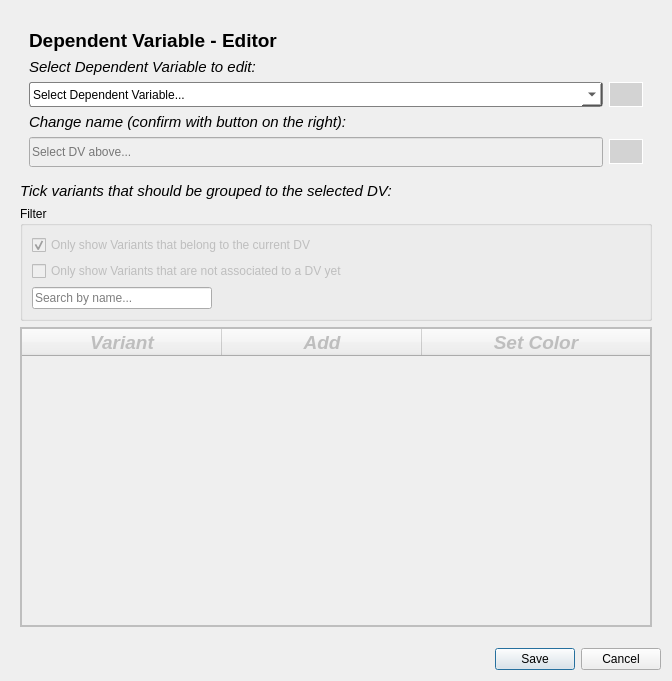
<?xml version="1.0" encoding="UTF-8"?>
<ui version="4.0">
 <class>DVEditorDialog</class>
 <widget class="QDialog" name="DVEditorDialog">
  <property name="geometry">
   <rect>
    <x>0</x>
    <y>0</y>
    <width>640</width>
    <height>681</height>
   </rect>
  </property>
  <property name="sizePolicy">
   <sizepolicy hsizetype="MinimumExpanding" vsizetype="Preferred">
    <horstretch>0</horstretch>
    <verstretch>0</verstretch>
   </sizepolicy>
  </property>
  <property name="windowTitle">
   <string>Dialog</string>
  </property>
  <layout class="QVBoxLayout" name="verticalLayout">
   <item alignment="Qt::AlignTop">
    <widget class="QWidget" name="widget" native="true">
     <layout class="QVBoxLayout" name="verticalLayout_3">
      <item>
       <widget class="QWidget" name="widget_2" native="true">
        <property name="sizePolicy">
         <sizepolicy hsizetype="Preferred" vsizetype="Preferred">
          <horstretch>0</horstretch>
          <verstretch>0</verstretch>
         </sizepolicy>
        </property>
        <layout class="QGridLayout" name="gridLayout">
         <item row="0" column="0" alignment="Qt::AlignTop">
          <widget class="QLabel" name="label_header">
           <property name="font">
            <font>
             <pointsize>14</pointsize>
             <bold>true</bold>
            </font>
           </property>
           <property name="text">
            <string>Dependent Variable - Editor</string>
           </property>
          </widget>
         </item>
         <item row="2" column="0" alignment="Qt::AlignTop">
          <widget class="QComboBox" name="comboBox_selectdv">
           <property name="sizePolicy">
            <sizepolicy hsizetype="Preferred" vsizetype="Fixed">
             <horstretch>0</horstretch>
             <verstretch>0</verstretch>
            </sizepolicy>
           </property>
           <property name="minimumSize">
            <size>
             <width>119</width>
             <height>25</height>
            </size>
           </property>
           <property name="styleSheet">
            <string notr="true">QComboBox {
    background-color: white;
    border: 1px solid gray;
    border-radius: 3px;
    padding: 1px 18px 1px 3px;
    min-width: 6em;
}

QComboBox::drop-down {
    subcontrol-origin: padding;
    subcontrol-position: top right;
    width: 20px;
}
</string>
           </property>
           <property name="currentText">
            <string/>
           </property>
           <property name="insertPolicy">
            <enum>QComboBox::InsertAlphabetically</enum>
           </property>
           <property name="placeholderText">
            <string>Select Dependent Variable...</string>
           </property>
          </widget>
         </item>
         <item row="1" column="0" colspan="2" alignment="Qt::AlignTop">
          <widget class="QLabel" name="label_selectdv">
           <property name="font">
            <font>
             <pointsize>11</pointsize>
             <italic>true</italic>
            </font>
           </property>
           <property name="text">
            <string>Select Dependent Variable to edit:</string>
           </property>
          </widget>
         </item>
         <item row="2" column="1">
          <widget class="QPushButton" name="btn_delete_dv">
           <property name="enabled">
            <bool>false</bool>
           </property>
           <property name="sizePolicy">
            <sizepolicy hsizetype="Maximum" vsizetype="Fixed">
             <horstretch>0</horstretch>
             <verstretch>0</verstretch>
            </sizepolicy>
           </property>
           <property name="minimumSize">
            <size>
             <width>25</width>
             <height>25</height>
            </size>
           </property>
           <property name="styleSheet">
            <string notr="true">QPushButton {
    background-color: lightgrey;
    border: 1px solid white;
	color: white;
}

QPushButton:hover {
    background-color: lightgrey;
    color: dark grey; 
	text-decoration: underline;
}

QPushButton:pressed {
    background-color: white;
}

QPushButton:focus {
    border: 1px solid white;
}

QPushButton::menu-indicator {
    image: none;
}</string>
           </property>
           <property name="text">
            <string/>
           </property>
           <property name="icon">
            <iconset resource="resources.qrc">
             <normaloff>:/images/images/trash_icon.png</normaloff>:/images/images/trash_icon.png</iconset>
           </property>
          </widget>
         </item>
         <item row="3" column="0" colspan="2">
          <layout class="QHBoxLayout" name="horizontalLayout">
           <item alignment="Qt::AlignTop">
            <widget class="QLabel" name="label_dvname">
             <property name="sizePolicy">
              <sizepolicy hsizetype="Preferred" vsizetype="Maximum">
               <horstretch>0</horstretch>
               <verstretch>0</verstretch>
              </sizepolicy>
             </property>
             <property name="font">
              <font>
               <pointsize>11</pointsize>
               <italic>true</italic>
              </font>
             </property>
             <property name="text">
              <string>Change name (confirm with button on the right):</string>
             </property>
            </widget>
           </item>
           <item alignment="Qt::AlignRight">
            <widget class="QLabel" name="label_variableinputwarning">
             <property name="font">
              <font>
               <pointsize>10</pointsize>
               <bold>true</bold>
              </font>
             </property>
             <property name="styleSheet">
              <string notr="true">QLabel{color:red;}</string>
             </property>
             <property name="text">
              <string/>
             </property>
            </widget>
           </item>
          </layout>
         </item>
         <item row="4" column="0" colspan="2">
          <layout class="QHBoxLayout" name="horizontalLayout_2">
           <item alignment="Qt::AlignTop">
            <widget class="QLineEdit" name="lineEdit_nameinput">
             <property name="enabled">
              <bool>false</bool>
             </property>
             <property name="sizePolicy">
              <sizepolicy hsizetype="Minimum" vsizetype="Fixed">
               <horstretch>0</horstretch>
               <verstretch>0</verstretch>
              </sizepolicy>
             </property>
             <property name="minimumSize">
              <size>
               <width>0</width>
               <height>30</height>
              </size>
             </property>
             <property name="placeholderText">
              <string>Select DV above...</string>
             </property>
            </widget>
           </item>
           <item>
            <widget class="QPushButton" name="btn_editconfirm">
             <property name="enabled">
              <bool>false</bool>
             </property>
             <property name="sizePolicy">
              <sizepolicy hsizetype="Maximum" vsizetype="Fixed">
               <horstretch>0</horstretch>
               <verstretch>0</verstretch>
              </sizepolicy>
             </property>
             <property name="minimumSize">
              <size>
               <width>25</width>
               <height>25</height>
              </size>
             </property>
             <property name="toolTip">
              <string>&lt;html&gt;&lt;head/&gt;&lt;body&gt;&lt;p&gt;Confirm changes&lt;/p&gt;&lt;/body&gt;&lt;/html&gt;</string>
             </property>
             <property name="styleSheet">
              <string notr="true">QPushButton {
    background-color: lightgrey;
    border: 1px solid white;
	color: white;
}

QPushButton:hover {
    background-color: lightgrey;
    color: dark grey; 
	text-decoration: underline;
}

QPushButton:pressed {
    background-color: white;
}

QPushButton:focus {
    border: 1px solid white;
}

QPushButton::menu-indicator {
    image: none;
}</string>
             </property>
             <property name="text">
              <string/>
             </property>
             <property name="icon">
              <iconset resource="resources.qrc">
               <normaloff>:/images/images/checked_icon.png</normaloff>:/images/images/checked_icon.png</iconset>
             </property>
            </widget>
           </item>
          </layout>
         </item>
        </layout>
       </widget>
      </item>
      <item>
       <widget class="QLabel" name="label">
        <property name="font">
         <font>
          <pointsize>11</pointsize>
          <italic>true</italic>
         </font>
        </property>
        <property name="text">
         <string>Tick variants that should be grouped to the selected DV:</string>
        </property>
       </widget>
      </item>
      <item>
       <widget class="QGroupBox" name="groupBox_filter">
        <property name="title">
         <string>Filter</string>
        </property>
        <layout class="QVBoxLayout" name="verticalLayout_2">
         <item alignment="Qt::AlignTop">
          <widget class="QCheckBox" name="checkBox_showonlycurrentvariants">
           <property name="enabled">
            <bool>false</bool>
           </property>
           <property name="text">
            <string>Only show Variants that belong to the current DV</string>
           </property>
           <property name="checked">
            <bool>true</bool>
           </property>
          </widget>
         </item>
         <item alignment="Qt::AlignTop">
          <widget class="QCheckBox" name="checkBox_unassociated_dvs">
           <property name="enabled">
            <bool>false</bool>
           </property>
           <property name="text">
            <string>Only show Variants that are not associated to a DV yet</string>
           </property>
           <property name="checked">
            <bool>false</bool>
           </property>
          </widget>
         </item>
         <item>
          <widget class="QLineEdit" name="lineEdit_searchvariants">
           <property name="sizePolicy">
            <sizepolicy hsizetype="Fixed" vsizetype="Fixed">
             <horstretch>0</horstretch>
             <verstretch>0</verstretch>
            </sizepolicy>
           </property>
           <property name="minimumSize">
            <size>
             <width>180</width>
             <height>0</height>
            </size>
           </property>
           <property name="frame">
            <bool>true</bool>
           </property>
           <property name="placeholderText">
            <string>Search by name...</string>
           </property>
          </widget>
         </item>
        </layout>
       </widget>
      </item>
      <item>
       <widget class="QTableWidget" name="tableWidget_dialog_dvaddvariants">
        <property name="enabled">
         <bool>false</bool>
        </property>
        <property name="sizePolicy">
         <sizepolicy hsizetype="MinimumExpanding" vsizetype="Fixed">
          <horstretch>0</horstretch>
          <verstretch>0</verstretch>
         </sizepolicy>
        </property>
        <property name="minimumSize">
         <size>
          <width>0</width>
          <height>300</height>
         </size>
        </property>
        <property name="maximumSize">
         <size>
          <width>16777215</width>
          <height>400</height>
         </size>
        </property>
        <property name="layoutDirection">
         <enum>Qt::LeftToRight</enum>
        </property>
        <property name="styleSheet">
         <string notr="true">QAbstractItemView::indicator{
	width: 20px;
	height: 20px;
	margin-left: 20px;
}

QAbstractItemView::indicator:checked {
    /* Adjust the appearance of the checked indicator */
    image: url(:/images/images/checked_icon.png) /* Specify a custom image if desired */
}

QAbstractItemView::indicator:unchecked {
    /* Adjust the appearance of the unchecked indicator */
    image: url(:/images/images/unchecked_icon.png); /* Specify a custom image if desired */
}

QTableWidget {
    font-size: 12pt; /* Set the font size */
    font-weight: bold; /* Set the font weight */
}


QAbstractItemView::indicator:hover {
    /* Adjust the appearance of the hover indicator */
    background-color: lightgray; /* Example: change background color when hovering */
}

QAbstractItemView::indicator:checked:hover {
    /* Adjust the appearance of the checked checkbox when hovering */
    background-color: rgb(255, 166, 167); /* Example: change background color of checked checkbox when hovering */

}

QAbstractItemView::indicator:unchecked:hover {
    /* Adjust the appearance of the unchecked checkbox when hovering */
    background-color: lightgreen; /* Example: change background color of unchecked checkbox when hovering */
}

</string>
        </property>
        <property name="frameShape">
         <enum>QFrame::Box</enum>
        </property>
        <property name="frameShadow">
         <enum>QFrame::Plain</enum>
        </property>
        <property name="lineWidth">
         <number>2</number>
        </property>
        <property name="midLineWidth">
         <number>2</number>
        </property>
        <property name="verticalScrollBarPolicy">
         <enum>Qt::ScrollBarAsNeeded</enum>
        </property>
        <property name="horizontalScrollBarPolicy">
         <enum>Qt::ScrollBarAlwaysOff</enum>
        </property>
        <property name="sizeAdjustPolicy">
         <enum>QAbstractScrollArea::AdjustToContentsOnFirstShow</enum>
        </property>
        <property name="editTriggers">
         <set>QAbstractItemView::NoEditTriggers</set>
        </property>
        <property name="dragEnabled">
         <bool>true</bool>
        </property>
        <property name="alternatingRowColors">
         <bool>true</bool>
        </property>
        <property name="selectionMode">
         <enum>QAbstractItemView::NoSelection</enum>
        </property>
        <property name="showGrid">
         <bool>false</bool>
        </property>
        <property name="gridStyle">
         <enum>Qt::NoPen</enum>
        </property>
        <property name="sortingEnabled">
         <bool>true</bool>
        </property>
        <property name="wordWrap">
         <bool>true</bool>
        </property>
        <property name="cornerButtonEnabled">
         <bool>false</bool>
        </property>
        <property name="rowCount">
         <number>0</number>
        </property>
        <attribute name="horizontalHeaderVisible">
         <bool>true</bool>
        </attribute>
        <attribute name="horizontalHeaderCascadingSectionResizes">
         <bool>false</bool>
        </attribute>
        <attribute name="horizontalHeaderMinimumSectionSize">
         <number>0</number>
        </attribute>
        <attribute name="horizontalHeaderDefaultSectionSize">
         <number>200</number>
        </attribute>
        <attribute name="horizontalHeaderShowSortIndicator" stdset="0">
         <bool>true</bool>
        </attribute>
        <attribute name="horizontalHeaderStretchLastSection">
         <bool>true</bool>
        </attribute>
        <attribute name="verticalHeaderVisible">
         <bool>false</bool>
        </attribute>
        <attribute name="verticalHeaderDefaultSectionSize">
         <number>40</number>
        </attribute>
        <column>
         <property name="text">
          <string>Variant</string>
         </property>
         <property name="font">
          <font>
           <pointsize>14</pointsize>
           <italic>true</italic>
           <bold>true</bold>
          </font>
         </property>
        </column>
        <column>
         <property name="text">
          <string>Add</string>
         </property>
         <property name="font">
          <font>
           <pointsize>14</pointsize>
           <italic>true</italic>
           <bold>true</bold>
           <underline>false</underline>
          </font>
         </property>
        </column>
        <column>
         <property name="text">
          <string>Set Color</string>
         </property>
         <property name="font">
          <font>
           <pointsize>14</pointsize>
           <italic>true</italic>
           <bold>true</bold>
          </font>
         </property>
        </column>
       </widget>
      </item>
     </layout>
    </widget>
   </item>
   <item>
    <widget class="QDialogButtonBox" name="buttonBox">
     <property name="orientation">
      <enum>Qt::Horizontal</enum>
     </property>
     <property name="standardButtons">
      <set>QDialogButtonBox::Cancel|QDialogButtonBox::Save</set>
     </property>
    </widget>
   </item>
  </layout>
 </widget>
 <resources>
  <include location="resources.qrc"/>
 </resources>
 <connections>
  <connection>
   <sender>buttonBox</sender>
   <signal>rejected()</signal>
   <receiver>DVEditorDialog</receiver>
   <slot>reject()</slot>
   <hints>
    <hint type="sourcelabel">
     <x>322</x>
     <y>653</y>
    </hint>
    <hint type="destinationlabel">
     <x>286</x>
     <y>274</y>
    </hint>
   </hints>
  </connection>
  <connection>
   <sender>buttonBox</sender>
   <signal>accepted()</signal>
   <receiver>DVEditorDialog</receiver>
   <slot>accept()</slot>
   <hints>
    <hint type="sourcelabel">
     <x>254</x>
     <y>653</y>
    </hint>
    <hint type="destinationlabel">
     <x>157</x>
     <y>274</y>
    </hint>
   </hints>
  </connection>
 </connections>
</ui>
